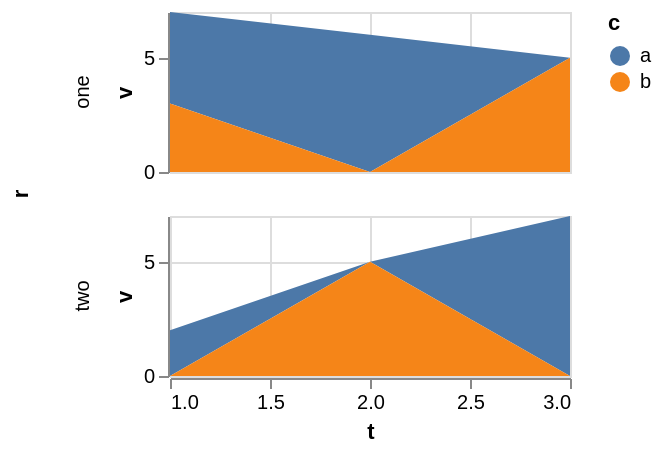

Describe this chart as a Vega-Lite specification.
### Vega-Lite specification from a JSON file in a GitHub repository (floating-point values rounded to 4 significant figures)
{"$schema": "https://vega.github.io/schema/vega-lite/v6.json", "description": "A stacked area in a trellis, whose gaps are filled within each cell and not across them.", "width": 200, "height": 80, "data": {"values": [{"t": 1, "v": 4, "c": "a", "r": "one"}, {"t": 2, "v": 6, "c": "a", "r": "one"}, {"t": 1, "v": 3, "c": "b", "r": "one"}, {"t": 3, "v": 5, "c": "b", "r": "one"}, {"t": 1, "v": 2, "c": "a", "r": "two"}, {"t": 3, "v": 7, "c": "a", "r": "two"}, {"t": 2, "v": 5, "c": "b", "r": "two"}]}, "mark": "area", "encoding": {"x": {"field": "t", "type": "quantitative"}, "y": {"field": "v", "type": "quantitative", "stack": "zero"}, "color": {"field": "c", "type": "nominal"}, "row": {"field": "r"}}}
